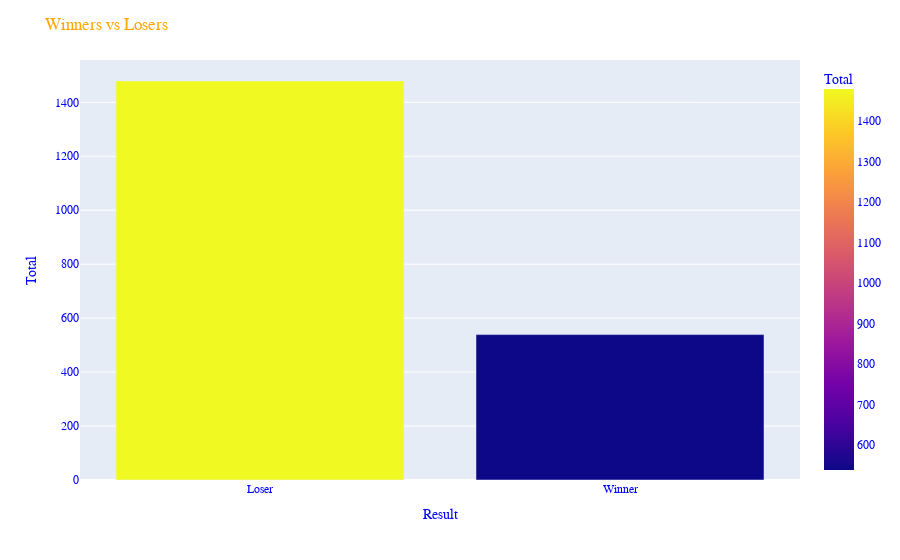

The code cell stored with this chart in its notebook:
### Code cell
# Visualize the counts of total winners and losers
total_results_fig = px.bar(total_results, x=["Loser", "Winner"], y=total_results['Total'], color='Total')
total_results_fig.update_layout(title_text='Winners vs Losers',
                                xaxis_title="Result",
                                yaxis_title="Total")
total_results_fig.update_layout(font_family="Courier New",
                                font_color="blue",
                                title_font_family="Courier New",
                                title_font_color="orange")
total_results_fig.show()

### Figure 1 — Plotly figure (JSON) as saved in the notebook; plotly's stock layout.template omitted (floating-point values rounded to 4 significant figures)
{"data": [{"alignmentgroup": "True", "hovertemplate": "x=%{x}<br>Total=%{marker.color}<extra></extra>", "legendgroup": "", "marker": {"color": [1479, 539], "coloraxis": "coloraxis"}, "name": "", "offsetgroup": "", "orientation": "v", "showlegend": false, "textposition": "auto", "type": "bar", "x": ["Loser", "Winner"], "xaxis": "x", "y": [1479, 539], "yaxis": "y"}], "layout": {"barmode": "relative", "coloraxis": {"colorbar": {"title": {"text": "Total"}}, "colorscale": [[0, "#0d0887"], [0.1111, "#46039f"], [0.2222, "#7201a8"], [0.3333, "#9c179e"], [0.4444, "#bd3786"], [0.5556, "#d8576b"], [0.6667, "#ed7953"], [0.7778, "#fb9f3a"], [0.8889, "#fdca26"], [1, "#f0f921"]]}, "font": {"color": "blue", "family": "Courier New"}, "legend": {"tracegroupgap": 0}, "margin": {"t": 60}, "title": {"font": {"color": "orange", "family": "Courier New"}, "text": "Winners vs Losers"}, "xaxis": {"anchor": "y", "domain": [0, 1], "title": {"text": "Result"}}, "yaxis": {"anchor": "x", "domain": [0, 1], "title": {"text": "Total"}}}}
